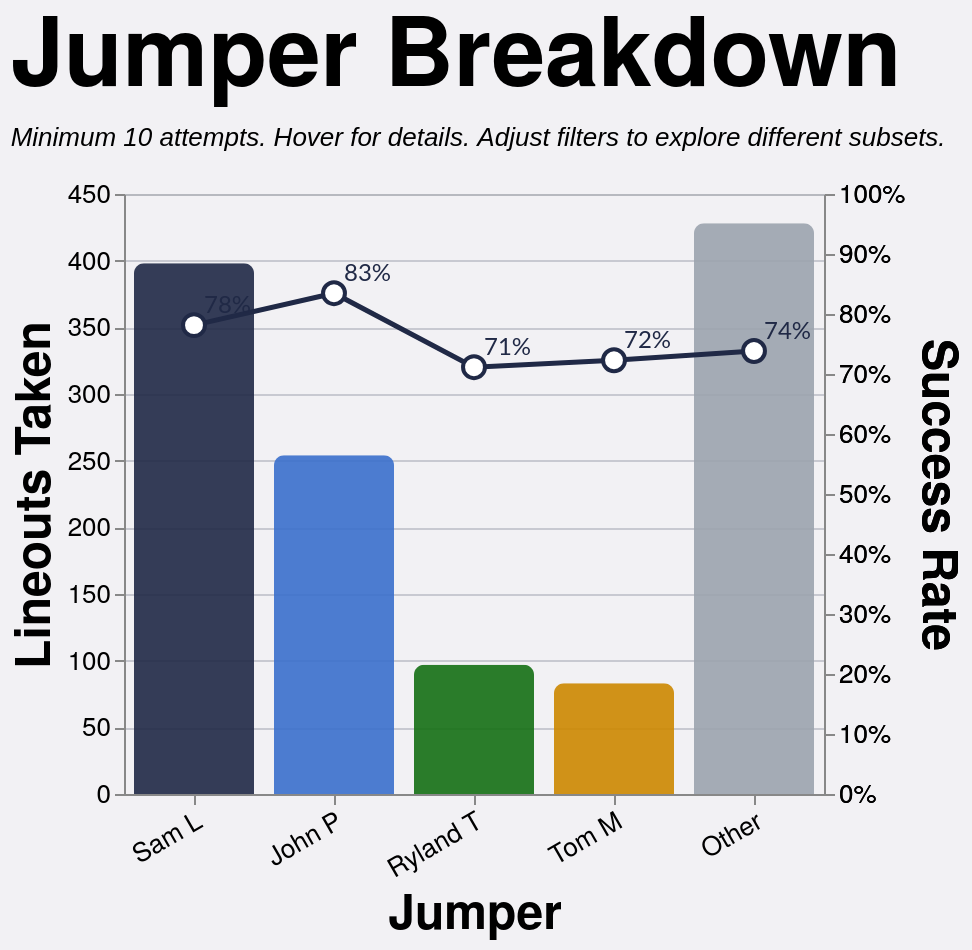

Vega-Lite specification for this chart:
### Vega-Lite specification from a JSON file in a GitHub repository (floating-point values rounded to 4 significant figures; data arrays with more than 128 entries replaced by an {"elided": "..."} marker saying what was removed)
{"config": {"axis": {"labelFont": "PT Sans Narrow, Helvetica Neue, Helvetica, Arial, sans-serif", "titleFont": "PT Sans Narrow, Helvetica Neue, Helvetica, Arial, sans-serif", "labelFontSize": 13, "titleFontSize": 24, "gridColor": "#202947", "gridOpacity": 0.2, "zindex": 1}, "text": {"font": "Lato, sans-serif"}, "bar": {"cornerRadiusEnd": 5}, "header": {"labelFont": "PT Sans Narrow, Helvetica Neue, Helvetica, Arial, sans-serif", "titleFont": "PT Sans Narrow, Helvetica Neue, Helvetica, Arial, sans-serif", "labelFontSize": 24, "titleFontSize": 28, "labelFontWeight": "bold", "orient": "left"}, "legend": {"labelFont": "PT Sans Narrow, Helvetica Neue, Helvetica, Arial, sans-serif", "titleFont": "PT Sans Narrow, Helvetica Neue, Helvetica, Arial, sans-serif", "labelFontSize": 14, "titleFontSize": 16, "titlePadding": 5, "fillColor": "white", "strokeColor": "black", "padding": 10, "titleFontWeight": "lighter", "titleFontStyle": "italic", "titleColor": "gray", "offset": 10}, "title": {"font": "PT Sans Narrow, Helvetica Neue, Helvetica, Arial, sans-serif", "fontSize": 48, "fontWeight": "bold", "anchor": "start", "align": "center", "titlePadding": 20, "subtitlePadding": 10, "subtitleFontSize": 13, "subtitleColor": "", "subtitleFontStyle": "italic", "offset": 15, "color": "black"}, "axisX": {"labelAngle": 0}, "facet": {"title": null, "header": null, "align": {"row": "each", "column": "each"}}, "resolve": {"scale": {"y": "independent", "facet": "independent"}}, "background": "#f2f1f4", "scale": {"offsetBandPaddingOuter": 0.2, "offsetBandPaddingInner": 0.1}}, "layer": [{"mark": {"type": "bar", "opacity": 0.9, "size": 60}, "encoding": {"color": {"field": "jumper_tier", "legend": null, "scale": {"domain": ["Sam L", "John P", "Ryland T", "Tom M", "Other"], "range": ["#202946", "#3a6fcc", "#146f14", "#cc8800", "#9ca3af"]}, "type": "nominal"}, "stroke": {"value": "transparent"}, "tooltip": [{"field": "jumper_tier_name", "title": "Jumper", "type": "nominal"}, {"field": "attempts", "format": ",.0f", "title": "Attempts", "type": "quantitative"}, {"field": "won", "format": ",.0f", "title": "Won", "type": "quantitative"}, {"field": "success_rate", "format": ".1%", "title": "Success Rate", "type": "quantitative"}], "x": {"axis": {"labelAngle": -30}, "field": "jumper_tier", "sort": ["Sam L", "John P", "Ryland T", "Tom M", "Other"], "title": "Jumper", "type": "nominal"}, "y": {"field": "attempts", "title": "Lineouts Taken", "type": "quantitative"}}, "transform": [{"filter": "(loSquad == 'All' || datum.squad == loSquad) && (loSeason == 'All' || datum.season == loSeason) && (loGameType == 'All' || (loGameType == 'League + Cup' && (datum.game_type == 'League' || datum.game_type == 'Cup')) || (loGameType == 'League only' && datum.game_type == 'League') || datum.game_type == loGameType) && (loThrower == 'All' || datum.thrower == loThrower) && (loJumper == 'All' || datum.jumper == loJumper) && (loArea == 'All' || datum.area == loArea) && (loNumbers == 'All' || datum.numbers == loNumbers)"}, {"aggregate": [{"op": "count", "as": "attempts"}, {"op": "sum", "field": "won", "as": "won"}], "groupby": ["jumper_tier", "jumper_tier_name"]}, {"calculate": "datum.won / datum.attempts", "as": "success_rate"}]}, {"mark": {"type": "line", "point": {"fill": "white", "filled": false, "size": 120, "stroke": "#202946"}, "stroke": "#202946", "strokeWidth": 2.5}, "encoding": {"tooltip": [{"field": "jumper_tier_name", "title": "Jumper", "type": "nominal"}, {"field": "attempts", "format": ",.0f", "title": "Attempts", "type": "quantitative"}, {"field": "won", "format": ",.0f", "title": "Won", "type": "quantitative"}, {"field": "success_rate", "format": ".1%", "title": "Success Rate", "type": "quantitative"}], "x": {"axis": {"labelAngle": -30}, "field": "jumper_tier", "sort": ["Sam L", "John P", "Ryland T", "Tom M", "Other"], "title": "Jumper", "type": "nominal"}, "y": {"axis": {"format": "%"}, "field": "success_rate", "scale": {"domain": [0, 1]}, "title": "Success Rate", "type": "quantitative"}}, "transform": [{"filter": "(loSquad == 'All' || datum.squad == loSquad) && (loSeason == 'All' || datum.season == loSeason) && (loGameType == 'All' || (loGameType == 'League + Cup' && (datum.game_type == 'League' || datum.game_type == 'Cup')) || (loGameType == 'League only' && datum.game_type == 'League') || datum.game_type == loGameType) && (loThrower == 'All' || datum.thrower == loThrower) && (loJumper == 'All' || datum.jumper == loJumper) && (loArea == 'All' || datum.area == loArea) && (loNumbers == 'All' || datum.numbers == loNumbers)"}, {"aggregate": [{"op": "count", "as": "attempts"}, {"op": "sum", "field": "won", "as": "won"}], "groupby": ["jumper_tier", "jumper_tier_name"]}, {"calculate": "datum.won / datum.attempts", "as": "success_rate"}]}, {"mark": {"type": "text", "align": "left", "baseline": "middle", "color": "#202946", "dx": 5, "dy": -10, "fontSize": 12}, "encoding": {"text": {"field": "success_rate", "format": ".0%", "type": "quantitative"}, "x": {"axis": {"labelAngle": -30}, "field": "jumper_tier", "sort": ["Sam L", "John P", "Ryland T", "Tom M", "Other"], "title": "Jumper", "type": "nominal"}, "y": {"axis": {"format": "%"}, "field": "success_rate", "scale": {"domain": [0, 1]}, "title": "Success Rate", "type": "quantitative"}}, "transform": [{"filter": "(loSquad == 'All' || datum.squad == loSquad) && (loSeason == 'All' || datum.season == loSeason) && (loGameType == 'All' || (loGameType == 'League + Cup' && (datum.game_type == 'League' || datum.game_type == 'Cup')) || (loGameType == 'League only' && datum.game_type == 'League') || datum.game_type == loGameType) && (loThrower == 'All' || datum.thrower == loThrower) && (loJumper == 'All' || datum.jumper == loJumper) && (loArea == 'All' || datum.area == loArea) && (loNumbers == 'All' || datum.numbers == loNumbers)"}, {"aggregate": [{"op": "count", "as": "attempts"}, {"op": "sum", "field": "won", "as": "won"}], "groupby": ["jumper_tier", "jumper_tier_name"]}, {"calculate": "datum.won / datum.attempts", "as": "success_rate"}]}], "data": {"name": "data-38c940bd95a5db4ee8decc3a1e1da99b"}, "height": 300, "params": [{"name": "loSquad", "value": "All"}, {"name": "loSeason", "value": "All"}, {"name": "loGameType", "value": "All"}, {"name": "loThrower", "value": "All"}, {"name": "loJumper", "value": "All"}, {"name": "loArea", "value": "All"}, {"name": "loNumbers", "value": "All"}], "resolve": {"scale": {"y": "independent"}}, "title": {"text": "Jumper Breakdown", "subtitle": "Minimum 10 attempts. Hover for details. Adjust filters to explore different subsets."}, "width": {"step": 70}, "$schema": "https://vega.github.io/schema/vega-lite/v5.20.1.json", "datasets": {"data-38c940bd95a5db4ee8decc3a1e1da99b": {"elided": "1260 records"}}}
